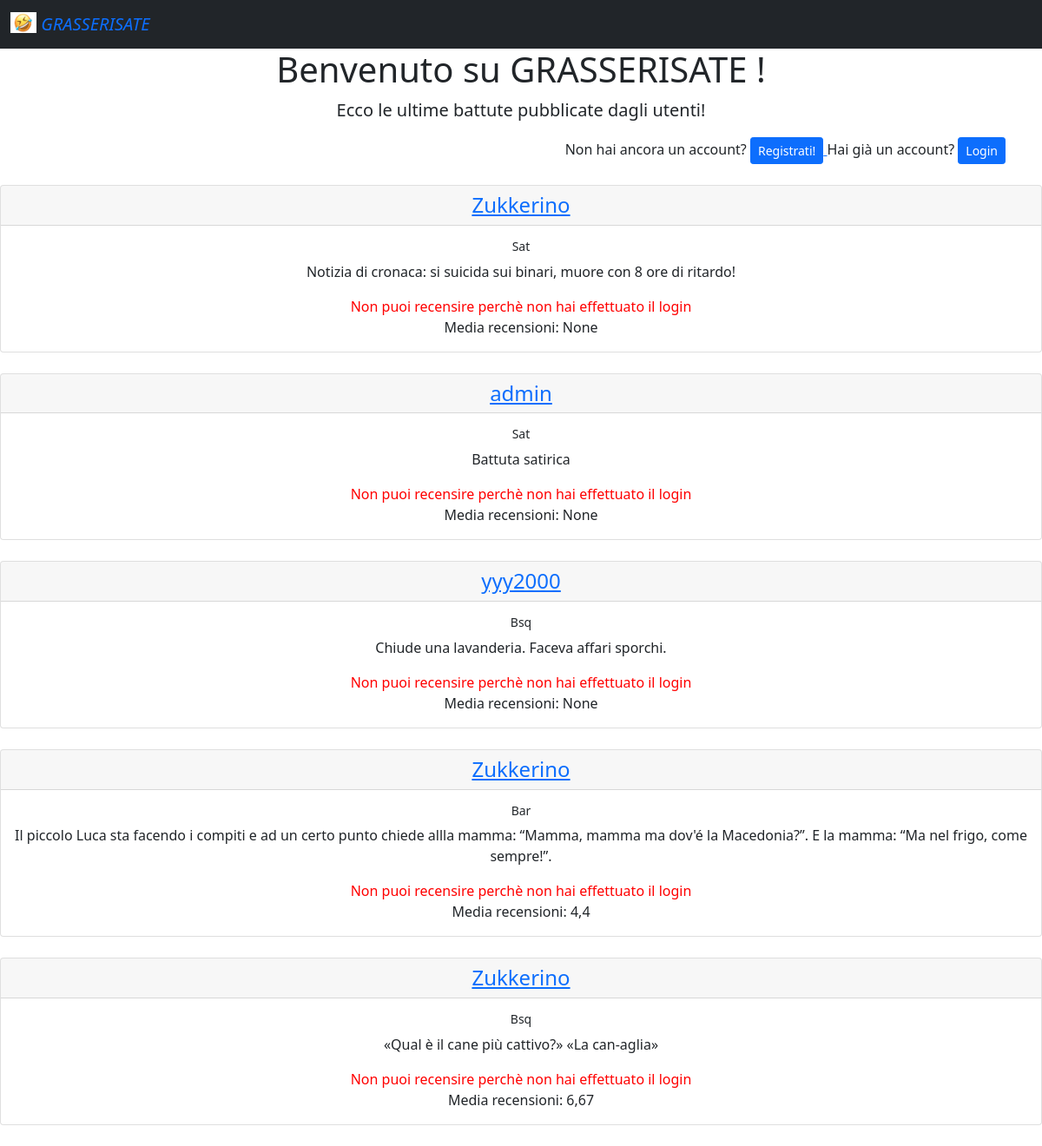
Before: / with the older database file.
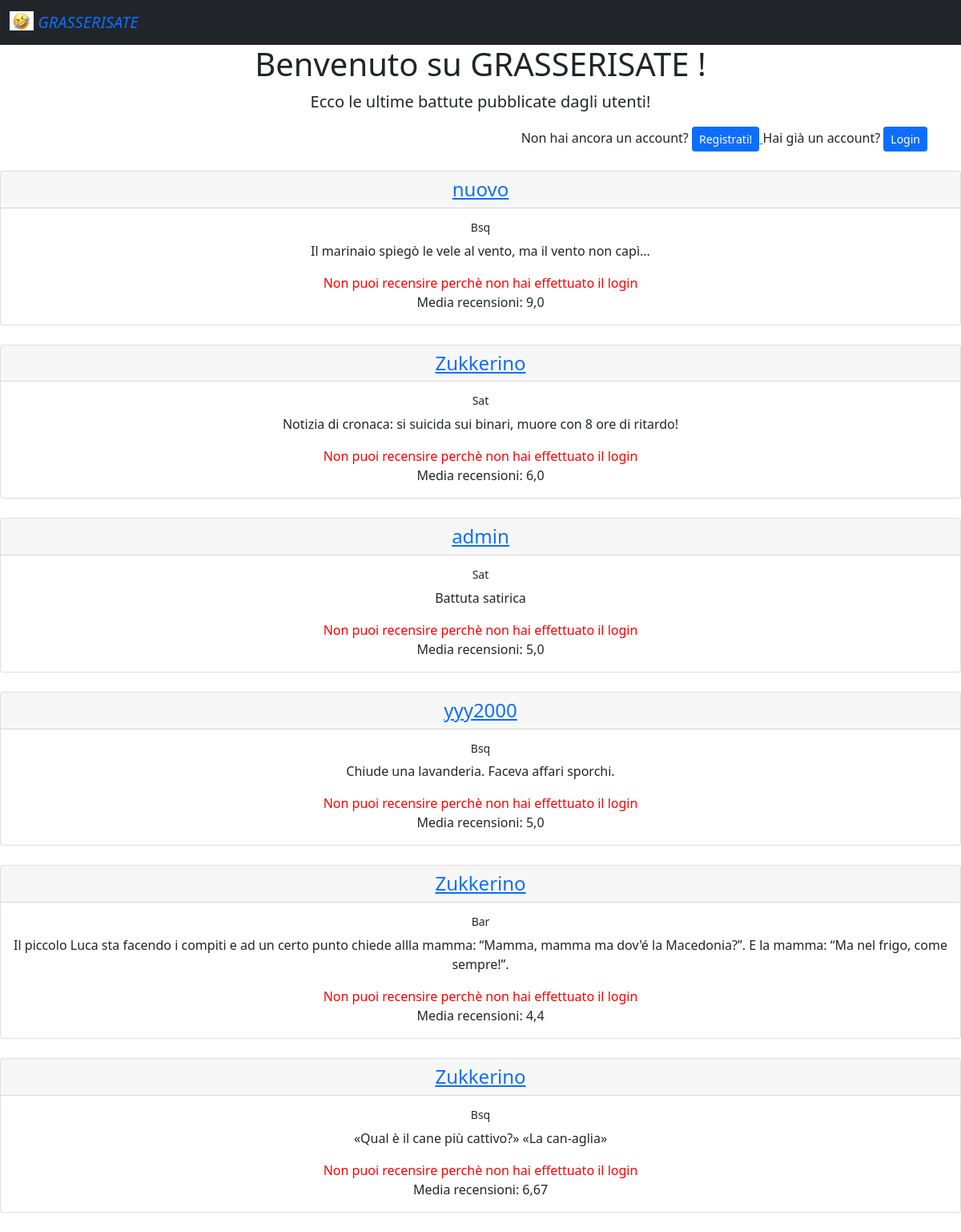
After: the same page with the newer database file.
### esame/models.py (models this page shows)
class Battute(models.Model):
    testo = models.TextField(default="")
    utente = models.ForeignKey(User, on_delete=models.CASCADE, related_name='utentebat')
    tempo = models.DateTimeField(auto_now=True)
    tipo = models.CharField(choices=SCELTE, default='bar', max_length=3)
    @property
    def calcola_media(self):
        media_tupla = self.battutarec.all().aggregate(Avg('voto'))
        media_lunga = media_tupla['voto__avg']
        if type(media_lunga) is NoneType:
            media = media_lunga
        else:
            media = round(media_lunga, 2)
        return media

### esame/views.py (the view)
# urls.py: path('', views.HomeView.as_view(), name='home'),
class HomeView(ListView):
    template_name = 'home.html'
    model = Battute
    def get_queryset(self):
        return self.model.objects.order_by('-tempo')

### templates/home.html (shortened to what this page needs)
<html lang="en">
{% extends 'base.html' %}
{% block contenuto %}
    <div class="container">
        <h1> <div style="text-align: center;"> Benvenuto su GRASSERISATE {% if user.is_authenticated %} , {{ user.username }}{% endif %}!</div></h1>
        <p class="lead" style="text-align:center">
            Ecco le ultime battute pubblicate dagli utenti!
        </p>
        {% if user.is_authenticated %}
            <div style="text-align:center">
            <a href="{% url  "feed" %}">
                    <button type="button" class="btn btn-warning">
                        Il tuo feed
                    </button>
                </a>
                <a href="{% url  "aggiungi_battuta"%}">
                    <button type="button" class="btn btn-primary">
                        Aggiungi una battuta!
                    </button>
                </a>
                <a href="{% url  "profilo" pk=user.id %}">
                    <button type="button" class="btn btn-info">
                        Vai al tuo profilo!
                    </button>
                </a>
                <a href="{% url  "filtro"%}">
                    <button type="button" class="btn btn-secondary">
                        Filtra
                    </button>
                </a>
                <a href='{% url 'logout' %}'>
                    <button type="button" class="btn btn-danger">
                        Logout
                    </button>
                </a>
                         </div>
        {% else %}
            <div style="text-align:right">
            Non hai ancora un account?
            <a href="{% url  "registrazione"%}">
                    <button type="button" class="btn btn-primary btn-sm">
                        Registrati!
                    </button>
                </a>
                Hai già un account?
            <a href="{% url  "login"%}">
                    <button type="button" class="btn btn-primary btn-sm">
                        Login
                    </button>
                </a>
            </div>
            </div>
        {% endif %}
    <br>
    <div style="text-align:center">
        {% for b in object_list %}
            <div class="card">
                <h4 class="card-header"> <a href="{% url "profilo" pk=b.utente_id %}"> {{ b.utente }}  </a> </h4>
                <div class="card-body">
                    <h6 class="card-title" > <small>{{ b.tipo }}</small>  </h6>
                    <p class="card-text"> {{ b.testo }} </p>
                    {% if user.is_authenticated %}
                        <a href="{% url "aggiungi_recensione" pk=b.id %}" class="btn btn-primary">Recensisci!</a>
                    {% else %}
                        <p class="card-text" style="color:red"> Non puoi recensire perchè non hai effettuato il login </p>
                    {% endif %}
                    Media recensioni: {{ b.calcola_media}}
                </div>
            </div>
            <br>
        {%  endfor %}
    </div>
{% endblock %}

### templates/base.html (shortened to what this page needs)
<!doctype html>
<html lang="en">
<head>
    <link href="https://cdn.jsdelivr.net/npm/bootstrap@5.0.2/dist/css/bootstrap.min.css" rel="stylesheet">
</head>
<body>
<nav class="navbar bg-dark">
    <div class="container-fluid">
        <a class="navbar-brand" href="{% url 'home' %}">
            {% load static %}
            <img src="{% static "logo.jpg" %}" alt="" width="30" height="24" class="d-inline-block align-text-top">
            <i> GRASSERISATE</i>
        </a>
    </div>
</nav>
{% block contenuto %}
{% endblock %}
</body>
</html>

Changed rows visible on the page:
added Battute: utente "nuovo", tipo "Bsq", testo "Il marinaio spiegò le vele al vento, ma il vento non capì...", calcola_media "9,0"
computed for Battute "Notizia di cronaca: si suicida sui binari, muore con 8 ore di ritardo!": calcola_media "None" → "6,0"
computed for Battute "Battuta satirica": calcola_media "None" → "5,0"
computed for Battute "Chiude una lavanderia. Faceva affari sporchi.": calcola_media "None" → "5,0"
